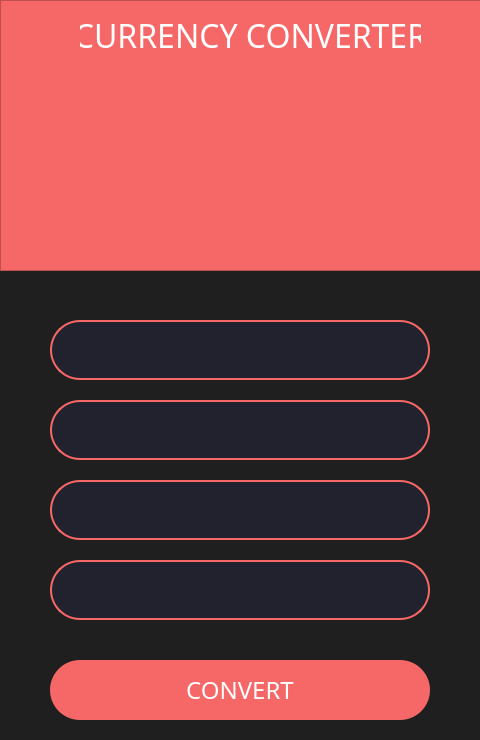
<?xml version="1.0" encoding="UTF-8"?>
<ui version="4.0">
 <class>MainWindow</class>
 <widget class="QMainWindow" name="MainWindow">
  <property name="geometry">
   <rect>
    <x>0</x>
    <y>0</y>
    <width>480</width>
    <height>740</height>
   </rect>
  </property>
  <property name="windowTitle">
   <string>Currency Converter</string>
  </property>
  <property name="styleSheet">
   <string notr="true">background-color: rgb(31, 31, 32)</string>
  </property>
  <widget class="QWidget" name="centralwidget">
   <widget class="QFrame" name="frame">
    <property name="geometry">
     <rect>
      <x>0</x>
      <y>0</y>
      <width>551</width>
      <height>271</height>
     </rect>
    </property>
    <property name="styleSheet">
     <string notr="true">background-color: #f66867</string>
    </property>
    <property name="frameShape">
     <enum>QFrame::StyledPanel</enum>
    </property>
    <property name="frameShadow">
     <enum>QFrame::Raised</enum>
    </property>
    <widget class="QLabel" name="label">
     <property name="geometry">
      <rect>
       <x>80</x>
       <y>10</y>
       <width>341</width>
       <height>51</height>
      </rect>
     </property>
     <property name="font">
      <font>
       <family>Optima</family>
       <pointsize>24</pointsize>
      </font>
     </property>
     <property name="styleSheet">
      <string notr="true">color: white</string>
     </property>
     <property name="text">
      <string>CURRENCY CONVERTER</string>
     </property>
     <property name="alignment">
      <set>Qt::AlignCenter</set>
     </property>
    </widget>
    <widget class="QLabel" name="label_2">
     <property name="geometry">
      <rect>
       <x>140</x>
       <y>60</y>
       <width>201</width>
       <height>181</height>
      </rect>
     </property>
     <property name="text">
      <string/>
     </property>
     <property name="pixmap">
      <pixmap>exchange3.png</pixmap>
     </property>
    </widget>
   </widget>
   <widget class="QLineEdit" name="input_amount">
    <property name="geometry">
     <rect>
      <x>50</x>
      <y>320</y>
      <width>380</width>
      <height>60</height>
     </rect>
    </property>
    <property name="font">
     <font>
      <family>Optima</family>
      <pointsize>18</pointsize>
     </font>
    </property>
    <property name="styleSheet">
     <string notr="true">background-color: #22222e;
border: 2px solid #f66867;
border-radius: 30px;
color: white</string>
    </property>
    <property name="alignment">
     <set>Qt::AlignCenter</set>
    </property>
   </widget>
   <widget class="QLineEdit" name="input_currency">
    <property name="geometry">
     <rect>
      <x>50</x>
      <y>400</y>
      <width>380</width>
      <height>60</height>
     </rect>
    </property>
    <property name="font">
     <font>
      <family>Optima</family>
      <pointsize>18</pointsize>
     </font>
    </property>
    <property name="styleSheet">
     <string notr="true">background-color: #22222e;
border: 2px solid #f66867;
border-radius: 30px;
color: white</string>
    </property>
    <property name="alignment">
     <set>Qt::AlignCenter</set>
    </property>
   </widget>
   <widget class="QLineEdit" name="output_amount">
    <property name="geometry">
     <rect>
      <x>50</x>
      <y>480</y>
      <width>380</width>
      <height>60</height>
     </rect>
    </property>
    <property name="font">
     <font>
      <family>Optima</family>
      <pointsize>18</pointsize>
     </font>
    </property>
    <property name="styleSheet">
     <string notr="true">background-color: #22222e;
border: 2px solid #f66867;
border-radius: 30px;
color: white</string>
    </property>
    <property name="alignment">
     <set>Qt::AlignCenter</set>
    </property>
   </widget>
   <widget class="QLineEdit" name="output_currency">
    <property name="geometry">
     <rect>
      <x>50</x>
      <y>560</y>
      <width>380</width>
      <height>60</height>
     </rect>
    </property>
    <property name="font">
     <font>
      <family>Optima</family>
      <pointsize>18</pointsize>
     </font>
    </property>
    <property name="styleSheet">
     <string notr="true">background-color: #22222e;
border: 2px solid #f66867;
border-radius: 30px;
color: white</string>
    </property>
    <property name="alignment">
     <set>Qt::AlignCenter</set>
    </property>
   </widget>
   <widget class="QPushButton" name="pushButton">
    <property name="geometry">
     <rect>
      <x>50</x>
      <y>660</y>
      <width>380</width>
      <height>60</height>
     </rect>
    </property>
    <property name="font">
     <font>
      <family>Optima</family>
      <pointsize>18</pointsize>
     </font>
    </property>
    <property name="styleSheet">
     <string notr="true">QPushButton {
	color: white;
	background-color: #f66867;
	border-radius: 30;
}

QPushButton:pressed {
	background-color: #fa4244
}</string>
    </property>
    <property name="text">
     <string>CONVERT</string>
    </property>
   </widget>
  </widget>
 </widget>
 <resources/>
 <connections/>
</ui>
